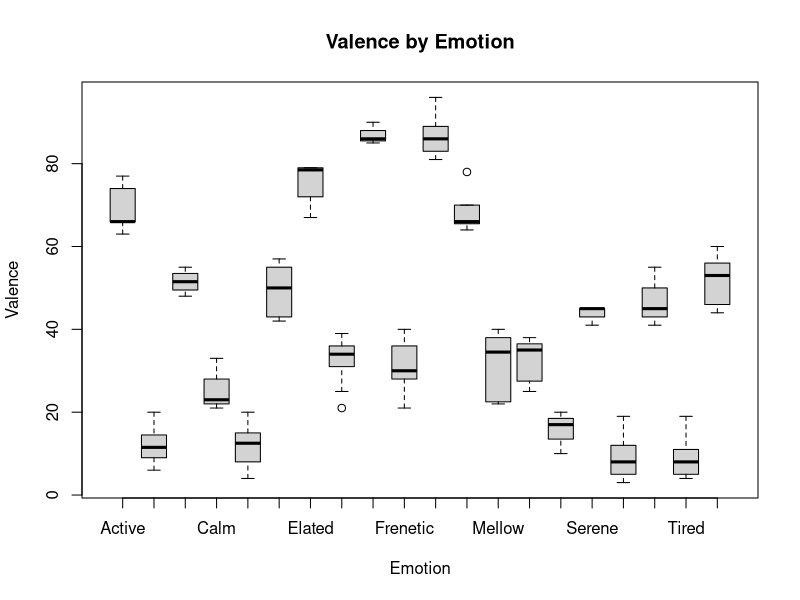

Write R code to recreate this figure.
library(ggplot2)
library(caret)
library(utils)
library(randomForest)

fileRead <- function() {
    data<- read.csv('musicDataList.csv')
    data <- na.omit(data)
    musicData <- data
    musicData$Emotion <- character(nrow(musicData))
    
    # the enlisting of the data goes here
    for (i in 1:nrow(musicData)) 
    {
        if (musicData[i, "Valence"] <= 100 && musicData[i, "Valence"] > 80) 
        {
            if (musicData[i, "Energetic"] <= 100 && musicData[i, "Energetic"] > 80) 
                musicData$Emotion[i] <- "Exuberant"
            
            else if (musicData[i, "Energetic"] <= 80 && musicData[i, "Energetic"] > 60) 
                musicData$Emotion[i] <- "Hyper"
            
            else if (musicData[i, "Energetic"] <= 60 && musicData[i, "Energetic"] > 40) 
                musicData$Emotion[i] <- "Lively"
            
            else if (musicData[i, "Energetic"] <= 40 && musicData[i, "Energetic"] > 20) 
                musicData$Emotion[i] <- "Energetic"
            
            else
                musicData$Emotion[i] <- "Relaxed"
        } 
        else if (musicData[i, "Valence"] <= 80 && musicData[i, "Valence"] > 60) 
        {
            if (musicData[i, "Energetic"] <= 100 && musicData[i, "Energetic"] > 80) 
                musicData$Emotion[i] <- "Elated"
       
            else if (musicData[i, "Energetic"] <= 80 && musicData[i, "Energetic"] > 60) 
                musicData$Emotion[i] <- "Intense"
      
            else if (musicData[i, "Energetic"] <= 60 && musicData[i, "Energetic"] > 40) 
                musicData$Emotion[i] <- "Active"
       
            else if (musicData[i, "Energetic"] <= 40 && musicData[i, "Energetic"] > 20) 
                musicData$Emotion[i] <- "Cheerful"
       
            else 
                musicData$Emotion[i] <- "Mild"
        } 
        else if (musicData[i, "Valence"] <= 60 && musicData[i, "Valence"] > 40) 
        {
            if (musicData[i, "Energetic"] <= 100 && musicData[i, "Energetic"] > 80) 
              musicData$Emotion[i] <- "Vibrant"
        
            else if (musicData[i, "Energetic"] <= 80 && musicData[i, "Energetic"] > 60) 
              musicData$Emotion[i] <- "Dynamic"
        
            else if (musicData[i, "Energetic"] <= 60 && musicData[i, "Energetic"] > 40) 
              musicData$Emotion[i] <- "Stable"
        
            else if (musicData[i, "Energetic"] <= 40 && musicData[i, "Energetic"] > 20) 
              musicData$Emotion[i] <- "Balanced"
        
            else 
              musicData$Emotion[i] <- "Serene"
        } 
        else if (musicData[i, "Valence"] <= 40 && musicData[i, "Valence"] > 20) 
        {
            if (musicData[i, "Energetic"] <= 100 && musicData[i, "Energetic"] > 80) 
                musicData$Emotion[i] <- "Frenetic"
        
            else if (musicData[i, "Energetic"] <= 80 && musicData[i, "Energetic"] > 60) 
                musicData$Emotion[i] <- "Excited"
            
            else if (musicData[i, "Energetic"] <= 60 && musicData[i, "Energetic"] > 40) 
                musicData$Emotion[i] <- "Moderate"
        
            else if (musicData[i, "Energetic"] <= 40 && musicData[i, "Energetic"] > 20) 
                musicData$Emotion[i] <- "Mellow"
        
            else 
                musicData$Emotion[i] <- "Calm"
        } 
        else 
        {
            if (musicData[i, "Energetic"] <= 100 && musicData[i, "Energetic"] > 80) 
                musicData$Emotion[i] <- "Agitated"
            
            else if (musicData[i, "Energetic"] <= 80 && musicData[i, "Energetic"] > 60) 
                musicData$Emotion[i] <- "Restless"
        
            else if (musicData[i, "Energetic"] <= 60 && musicData[i, "Energetic"] > 40) 
                musicData$Emotion[i] <- "Dull"
        
            else if (musicData[i, "Energetic"] <= 40 && musicData[i, "Energetic"] > 20) 
                musicData$Emotion[i] <- "Tired"
            
            else 
                musicData$Emotion[i] <- "Sluggish"
        }
    }
    
    #anova
    anova_result <- aov(musicData$Valence ~ Listener, data = data)
    summary(anova_result)
    #anova
    anova_result <- aov(musicData$Energetic ~ Listener, data = data)
    summary(anova_result)
    
    #table
    table(musicData$Emotion)
    
    #table
    table(musicData$Listener)
    
    table(musicData$Genre)
    
    # Descriptive statistics by Listener
    aggregate(Energetic ~ Listener, data = musicData, summary)
    # Descriptive statistics by Listener
    aggregate(Valence ~ Listener, data = musicData, summary)
    
    # region | Significance
    shapiro.test(musicData$Valence)
    shapiro.test(musicData$Energetic)
    
    # Convert 'Emotion' to a factor
    musicData$Emotion <- factor(musicData$Emotion)
    
    # Create a boxplot to visualize the distributions
    boxplot(Valence ~ Emotion, data = musicData, main = "Valence by Emotion")
    
    # Calculate Spearman rank correlation coefficients
    spearman_corr_energetic <- cor(musicData$Energetic, musicData$Valence, method = "spearman")
    spearman_corr_valence <- cor(musicData$Valence, musicData$Energetic, method = "spearman")
    
    cat("Spearman rank correlation coefficient (Energetic, Valence):", spearman_corr_energetic, "\n")
    cat("Spearman rank correlation coefficient (Valence, Energetic):", spearman_corr_valence)
    
    # scatter plot with regression line
    ggplot(musicData, aes(x = Energetic, y = Valence)) +
      geom_point() +
      geom_smooth(method = "lm", se = FALSE) +
      labs(title = "Scatter Plot",
           x = "Valence", y = "Energetic")
    
    # Assuming 'Emotion' is the column you want to predict
    targetColumn <- musicData$Emotion
    predictors <- setdiff(names(musicData), "Emotion")
    
    # Split the data into training and testing sets
    set.seed(3)
    train_indices <- createDataPartition(targetColumn, p = 0.8, list = FALSE)
    train_data <- musicData[train_indices, ]
    test_data <- musicData[-train_indices, ]
    
    # Train the model (Random Forest as an example)
    model <- randomForest(train_data[, predictors], train_data[, "Emotion"])
    
    # Make predictions on the test set
    predictions <- predict(model, newdata = test_data[, predictors])
    
    # Evaluate the model
    accuracy <- confusionMatrix(predictions, test_data[, "Emotion"])$overall["Accuracy"]
    cat("\nModel Accuracy:", accuracy * 100, "%\n")
}

fileRead()

